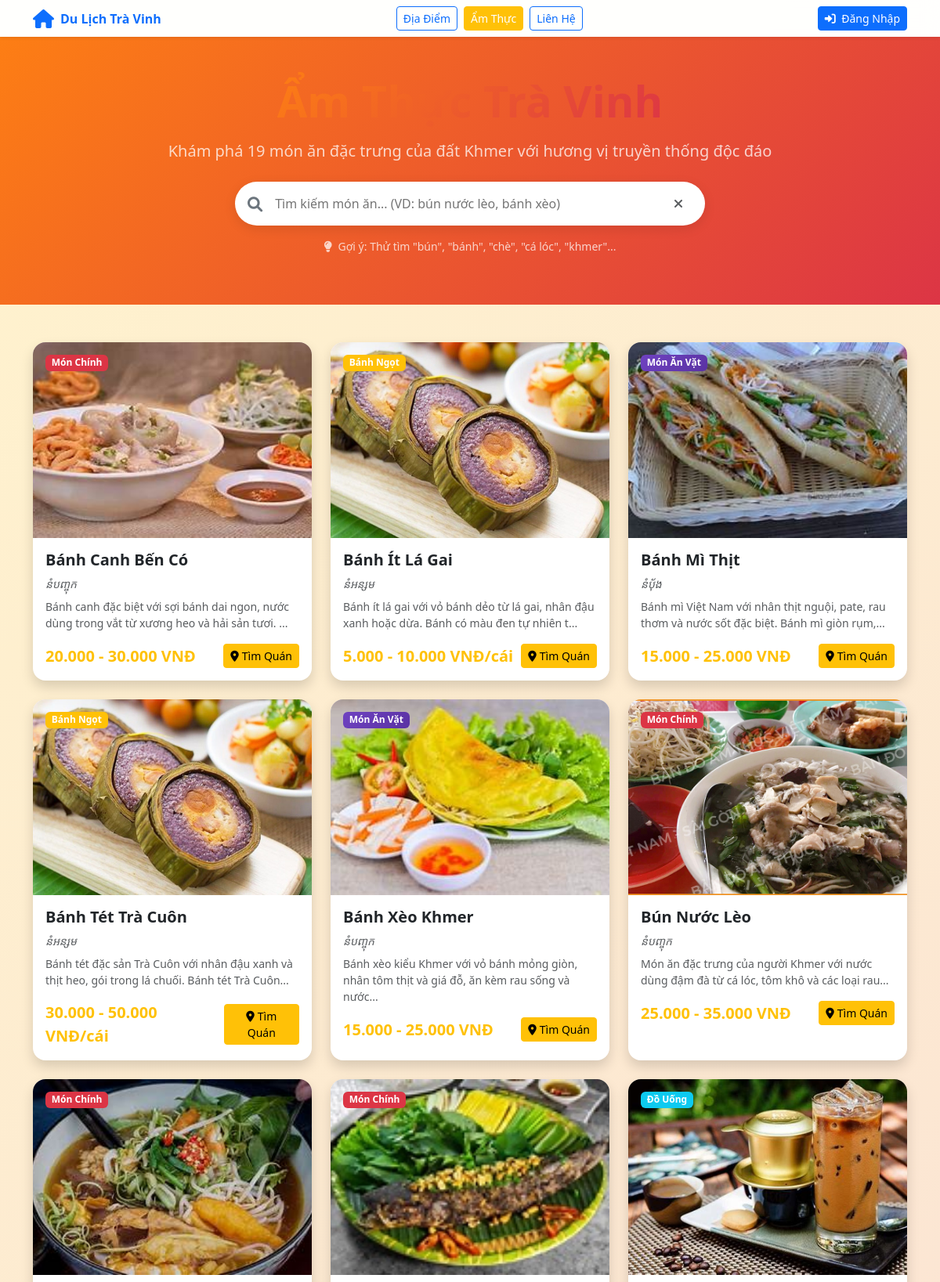
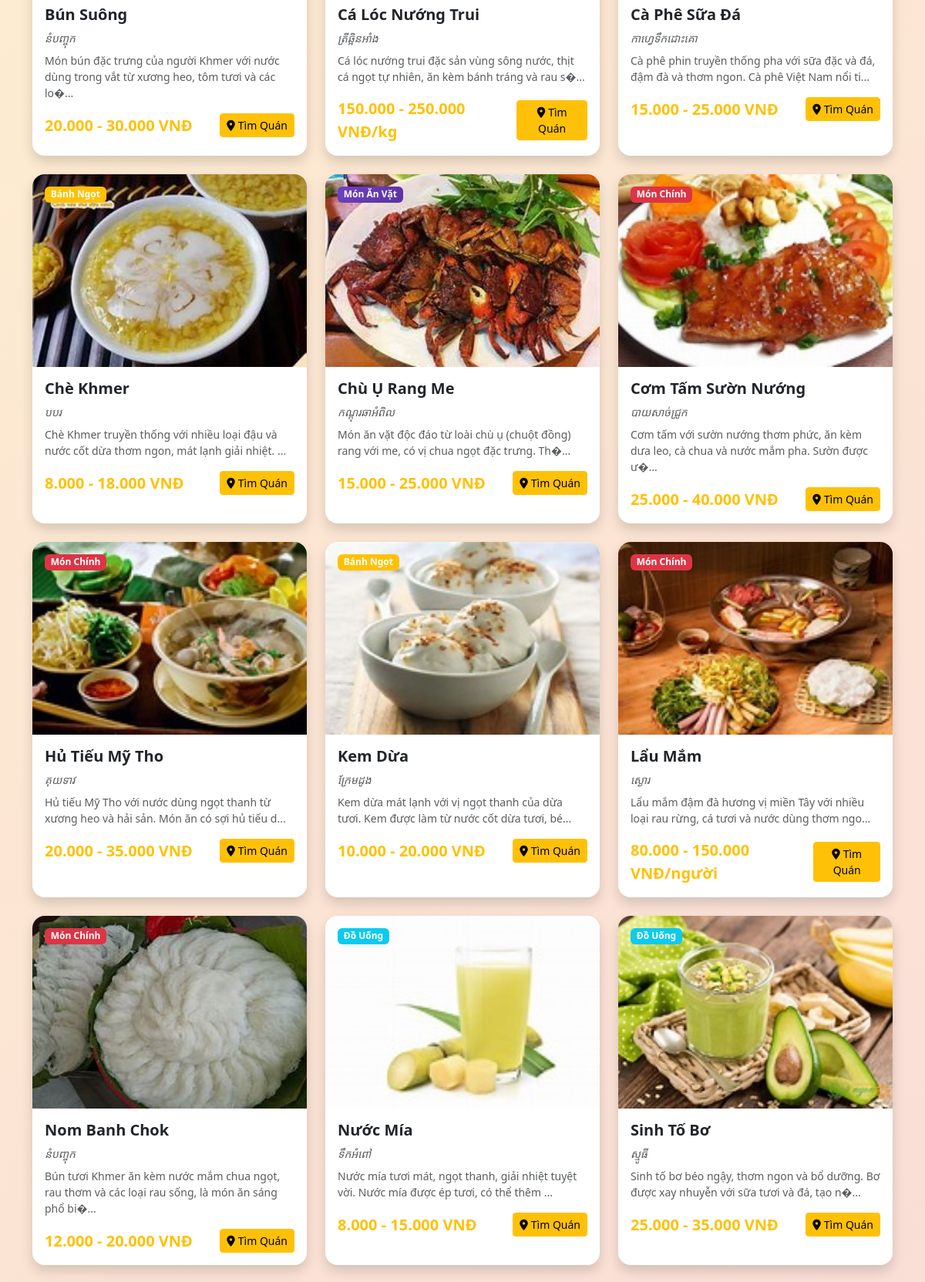
/am-thuc.php (upper part), run on the app's committed database (2 pictures, top to bottom).
### tables this page shows
CREATE TABLE `foods` (
  `food_id` varchar(50) NOT NULL,
  `name` varchar(255) NOT NULL,
  `name_vi` varchar(255) NOT NULL,
  `name_khmer` varchar(255) NOT NULL,
  `category` varchar(50) DEFAULT NULL,
  `description` text DEFAULT NULL,
  `ingredients` longtext DEFAULT NULL CHECK (json_valid(`ingredients`)),
  `price_range` varchar(50) DEFAULT NULL,
  `image_url` varchar(255) DEFAULT NULL,
  `origin` varchar(100) DEFAULT NULL,
  `best_time` varchar(100) DEFAULT NULL,
  `status` varchar(50) DEFAULT NULL
);

### models/Food.php (called while the page is built, shortened)
<?php
class Food {
    private $conn;
    private $table_name = "foods";
    public function __construct($db = null) {
        if ($db) {
            $this->conn = $db;
        } else {
            $database = new Database();
            $this->conn = $database->getConnection();
        }
    }
    public function readAll() {
        $query = "SELECT * FROM " . $this->table_name . "
                 WHERE status = 'active'
                 ORDER BY name ASC";
        $stmt = $this->conn->prepare($query);
        $stmt->execute();
        return $stmt;
    }
}
?>

### am-thuc.php (the view, shortened to what this page needs)
<?php
require_once 'config/database.php';
require_once 'models/Food.php';
$isLoggedIn = isset($_SESSION['logged_in']) && $_SESSION['logged_in'];
$foods = [];
$totalFoods = 0;
try {
    $database = new Database();
    $db = $database->getConnection();
    $food = new Food($db);
    $stmt = $food->readAll();
    while ($row = $stmt->fetch(PDO::FETCH_ASSOC)) {
        $foods[] = $row;
    }
    $totalFoods = count($foods);
} catch (Exception $e) {
    $error = $e->getMessage();
}
?>
<!DOCTYPE html>
<html lang="vi">
<head>
    <link href="https://cdn.jsdelivr.net/npm/bootstrap@5.3.2/dist/css/bootstrap.min.css" rel="stylesheet">
    <link href="https://cdnjs.cloudflare.com/ajax/libs/font-awesome/6.0.0/css/all.min.css" rel="stylesheet">
    <link rel="stylesheet" href="css/bootstrap-custom.css">
    <link rel="stylesheet" href="css/food-search.css">
</head>
<body class="bg-gradient-light-orange">
    <header class="header-main shadow-sm sticky-top">
        <div class="container py-2">
            <div class="d-flex align-items-center justify-content-between">
                <a href="index.php" class="d-flex align-items-center text-decoration-none">
                    <i class="fas fa-home fs-4 text-primary me-2"></i>
                    <span class="fw-bold text-primary">Du Lịch Trà Vinh</span>
                </a>
                <nav class="d-none d-md-flex gap-2">
                    <a href="dia-diem-du-lich-dynamic.php" class="btn btn-outline-primary btn-sm">Địa Điểm</a>
                    <a href="am-thuc.php" class="btn btn-warning btn-sm text-white">Ẩm Thực</a>
                    <a href="lien-he.php" class="btn btn-outline-primary btn-sm">Liên Hệ</a>
                </nav>
                <div class="d-flex gap-2">
                    <?php if ($isLoggedIn): ?>
                        <a href="logout.php" class="btn btn-danger btn-sm">
                            <i class="fas fa-sign-out-alt"></i>
                            <span class="d-none d-sm-inline ms-1">Đăng Xuất</span>
                        </a>
                    <?php else: ?>
                        <a href="dang-nhap.php" class="btn btn-primary btn-sm">
                            <i class="fas fa-sign-in-alt"></i>
                            <span class="d-none d-sm-inline ms-1">Đăng Nhập</span>
                        </a>
                    <?php endif; ?>
                </div>
            </div>
        </div>
    </header>
    <section class="py-5 bg-gradient-orange text-white position-relative">
        <div class="container text-center">
            <h1 class="display-4 fw-bold mb-3">
                <span class="text-gradient-orange" style="color: #fff !important;">Ẩm Thực Trà Vinh</span>
            </h1>
            <p class="fs-5 mb-4 opacity-75">
                Khám phá <?php echo $totalFoods; ?> món ăn đặc trưng của đất Khmer với hương vị truyền thống độc đáo
            </p>
            <div class="search-box-custom mx-auto mb-3">
                <i class="fas fa-search search-icon"></i>
                <input type="text" id="searchInput" placeholder="Tìm kiếm món ăn... (VD: bún nước lèo, bánh xèo)" autocomplete="off">
                <button class="btn btn-link text-muted" onclick="clearSearch()">
                    <i class="fas fa-times"></i>
                </button>
            </div>
            <p class="small opacity-75">
                <i class="fas fa-lightbulb me-1"></i>
                Gợi ý: Thử tìm "bún", "bánh", "chè", "cá lóc", "khmer"...
            </p>
        </div>
    </section>
    <main class="container py-5">
        <div class="row g-4" id="foodGrid">
            <?php if (!empty($foods)): ?>
                <?php foreach ($foods as $foodItem): ?>
                    <?php
                    $badgeColors = [
                        'mon-chinh' => 'danger',
                        'mon-an-vat' => 'purple',
                        'banh-ngot' => 'warning',
                        'do-uong' => 'info',
                        'trang-mieng' => 'success'
                    ];
                    $categoryNames = [
                        'mon-chinh' => 'Món Chính',
                        'mon-an-vat' => 'Món Ăn Vặt',
                        'banh-ngot' => 'Bánh Ngọt',
                        'do-uong' => 'Đồ Uống',
                        'trang-mieng' => 'Tráng Miệng'
                    ];
                    $badgeColor = $badgeColors[$foodItem['category']] ?? 'secondary';
                    $categoryName = $categoryNames[$foodItem['category']] ?? 'Món Ăn';
                    ?>
                    <div class="col-sm-6 col-lg-4" data-name="<?php echo htmlspecialchars($foodItem['name']); ?>">
                        <div class="card food-card shadow h-100">
                            <div class="position-relative overflow-hidden">
                                <img src="<?php echo htmlspecialchars($foodItem['image_url'] ?? 'hinhanh/AmThuc/placeholder-food.jpg'); ?>"
                                     alt="<?php echo htmlspecialchars($foodItem['name']); ?>"
                                     class="card-img-top food-card-img"
                                     onerror="this.src='hinhanh/AmThuc/placeholder-food.jpg'">
                                <span class="position-absolute top-0 start-0 m-3 badge bg-<?php echo $badgeColor; ?>">
                                    <?php echo $categoryName; ?>
                                </span>
                            </div>
                            <div class="card-body">
                                <h5 class="card-title fw-bold"><?php echo htmlspecialchars($foodItem['name']); ?></h5>
                                <?php if (!empty($foodItem['name_khmer'])): ?>
                                    <p class="text-muted small fst-italic mb-2"><?php echo htmlspecialchars($foodItem['name_khmer']); ?></p>
                                <?php endif; ?>
                                <p class="card-text text-muted small">
                                    <?php echo htmlspecialchars(substr($foodItem['description'] ?? '', 0, 120)) . '...'; ?>
                                </p>
                                <div class="d-flex align-items-center justify-content-between mt-3">
                                    <span class="text-warning fw-bold fs-5">
                                        <?php echo htmlspecialchars($foodItem['price_range'] ?? 'Liên hệ'); ?>
                                    </span>
                                    <button class="btn btn-warning btn-sm" onclick="findRestaurants('<?php echo htmlspecialchars($foodItem['food_id']); ?>')">
                                        <i class="fas fa-map-marker-alt me-1"></i>Tìm Quán
                                    </button>
                                </div>
                            </div>
                        </div>
                    </div>
                <?php endforeach; ?>
            <?php endif; ?>
        </div>
    </main>
</body>
</html>

### css/food-search.css (style rules this page uses)
.search-icon { color: #f97316; font-size: 1.2em; margin-right: 15px; }

### am-thuc.php (style rules this page uses)
.food-card-img { height: 250px; object-fit: cover; transition: transform 0.5s ease; }

### data on the page
foods: image_url (picture), category "Món Chính", name "Bánh Canh Bến Có", name_khmer "នំបញ្ចុក", description "Bánh canh đặc biệt với sợi bánh dai ngon, nước dùng trong vắt từ xương heo và hải sản tươi.", price_range "20.000 - 30.000 VNĐ"
foods: image_url (picture), category "Bánh Ngọt", name "Bánh Ít Lá Gai", name_khmer "នំអន្សម", description "Bánh ít lá gai với vỏ bánh dẻo từ lá gai, nhân đậu xanh hoặc dừa. Bánh có màu đen tự nhiên t", price_range "5.000 - 10.000 VNĐ/cái"
foods: image_url (picture), category "Món Ăn Vặt", name "Bánh Mì Thịt", name_khmer "នំបុ័ង", description "Bánh mì Việt Nam với nhân thịt nguội, pate, rau thơm và nước sốt đặc biệt. Bánh mì giòn rụm,", price_range "15.000 - 25.000 VNĐ"
foods: image_url (picture), category "Bánh Ngọt", name "Bánh Tét Trà Cuôn", name_khmer "នំអន្សម", description "Bánh tét đặc sản Trà Cuôn với nhân đậu xanh và thịt heo, gói trong lá chuối. Bánh tét Trà Cuôn", price_range "30.000 - 50.000 VNĐ/cái"
foods: image_url (picture), category "Món Ăn Vặt", name "Bánh Xèo Khmer", name_khmer "នំបញ្ចុក", description "Bánh xèo kiểu Khmer với vỏ bánh mỏng giòn, nhân tôm thịt và giá đỗ, ăn kèm rau sống và nước", price_range "15.000 - 25.000 VNĐ"
foods: image_url (picture), category "Món Chính", name "Bún Nước Lèo", name_khmer "នំបញ្ចុក", description "Món ăn đặc trưng của người Khmer với nước dùng đậm đà từ cá lóc, tôm khô và các loại rau", price_range "25.000 - 35.000 VNĐ"
foods: image_url (picture), category "Món Chính", name "Bún Suông", name_khmer "នំបញ្ចុក", description "Món bún đặc trưng của người Khmer với nước dùng trong vắt từ xương heo, tôm tươi và các lo�", price_range "20.000 - 30.000 VNĐ"
foods: image_url (picture), category "Món Chính", name "Cá Lóc Nướng Trui", name_khmer "ត្រីឆ្អិនអាំង", description "Cá lóc nướng trui đặc sản vùng sông nước, thịt cá ngọt tự nhiên, ăn kèm bánh tráng và rau s�", price_range "150.000 - 250.000 VNĐ/kg"
foods: image_url (picture), category "Đồ Uống", name "Cà Phê Sữa Đá", name_khmer "កាហ្វេទឹកដោះគោ", description "Cà phê phin truyền thống pha với sữa đặc và đá, đậm đà và thơm ngon. Cà phê Việt Nam nổi ti", price_range "15.000 - 25.000 VNĐ"
foods: image_url (picture), category "Bánh Ngọt", name "Chè Khmer", name_khmer "បបរ", description "Chè Khmer truyền thống với nhiều loại đậu và nước cốt dừa thơm ngon, mát lạnh giải nhiệt.", price_range "8.000 - 18.000 VNĐ"
foods: image_url (picture), category "Món Ăn Vặt", name "Chù Ụ Rang Me", name_khmer "កណ្ដុរឆាអំពិល", description "Món ăn vặt độc đáo từ loài chù ụ (chuột đồng) rang với me, có vị chua ngọt đặc trưng. Th�", price_range "15.000 - 25.000 VNĐ"
foods: image_url (picture), category "Món Chính", name "Cơm Tấm Sườn Nướng", name_khmer "បាយសាច់ជ្រូក", description "Cơm tấm với sườn nướng thơm phức, ăn kèm dưa leo, cà chua và nước mắm pha. Sườn được ư�", price_range "25.000 - 40.000 VNĐ"
foods: image_url (picture), category "Món Chính", name "Hủ Tiếu Mỹ Tho", name_khmer "គុយទាវ", description "Hủ tiếu Mỹ Tho với nước dùng ngọt thanh từ xương heo và hải sản. Món ăn có sợi hủ tiếu d", price_range "20.000 - 35.000 VNĐ"
foods: image_url (picture), category "Bánh Ngọt", name "Kem Dừa", name_khmer "ក្រែមដូង", description "Kem dừa mát lạnh với vị ngọt thanh của dừa tươi. Kem được làm từ nước cốt dừa tươi, bé", price_range "10.000 - 20.000 VNĐ"
foods: image_url (picture), category "Món Chính", name "Lẩu Mắm", name_khmer "ស្ងោរ", description "Lẩu mắm đậm đà hương vị miền Tây với nhiều loại rau rừng, cá tươi và nước dùng thơm ngo", price_range "80.000 - 150.000 VNĐ/người"
foods: image_url (picture), category "Món Chính", name "Nom Banh Chok", name_khmer "នំបញ្ចុក", description "Bún tươi Khmer ăn kèm nước mắm chua ngọt, rau thơm và các loại rau sống, là món ăn sáng phổ bi�", price_range "12.000 - 20.000 VNĐ"
foods: image_url (picture), category "Đồ Uống", name "Nước Mía", name_khmer "ទឹកអំពៅ", description "Nước mía tươi mát, ngọt thanh, giải nhiệt tuyệt vời. Nước mía được ép tươi, có thể thêm", price_range "8.000 - 15.000 VNĐ"
foods: image_url (picture), category "Đồ Uống", name "Sinh Tố Bơ", name_khmer "ស្មូធី", description "Sinh tố bơ béo ngậy, thơm ngon và bổ dưỡng. Bơ được xay nhuyễn với sữa tươi và đá, tạo n�", price_range "25.000 - 35.000 VNĐ"

### other printed values
$totalFoods "19"
